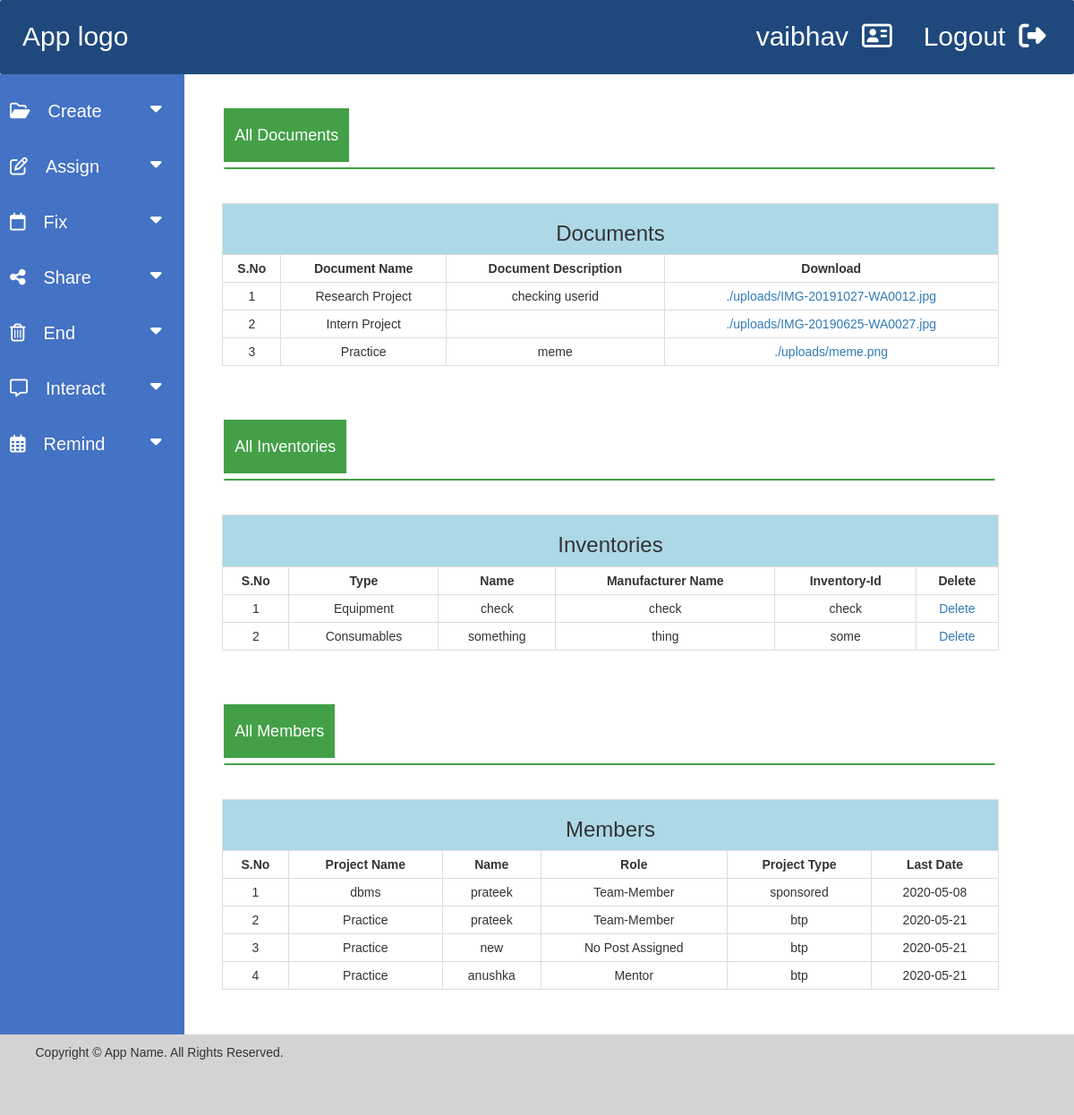
Page /allresources.php (signed in) on the committed database.
### tables this page shows
CREATE TABLE `resources` (
  `id` int NOT NULL,
  `projectname` varchar(255) NOT NULL,
  `resources` longblob NOT NULL,
  `resourcedesc` text,
  `path` varchar(500) NOT NULL,
  `projectid` int NOT NULL,
  `userid` int NOT NULL
);

CREATE TABLE `addinventory` (
  `id` int NOT NULL,
  `projectid` int DEFAULT NULL,
  `inventorytype` varchar(255) NOT NULL,
  `inventoryname` varchar(255) NOT NULL,
  `inventorydesc` text NOT NULL,
  `inventoryid` varchar(255) NOT NULL,
  `manufacturer` varchar(255) NOT NULL,
  `userid` int NOT NULL
);

CREATE TABLE `assign` (
  `id` int NOT NULL,
  `projectid` int NOT NULL,
  `post` varchar(255) NOT NULL,
  `username` varchar(255) NOT NULL,
  `userid` int NOT NULL
);

CREATE TABLE `projects` (
  `id` int NOT NULL,
  `projectname` varchar(255) DEFAULT NULL,
  `projecttype` varchar(255) DEFAULT NULL,
  `projectdesc` text,
  `projectdate` date DEFAULT NULL,
  `userid` int DEFAULT NULL
);

### allresources.php (the view, shortened to what this page needs)
<?php
include_once 'source/db_connect.php';
$userid = $_SESSION['id'];
$sno = 1;
$sno1 = 1;
$sno2 = 1;
$query = "select * from resources where userid = $userid";
$result_display_allresources =$conn->prepare($query);
$result_display_allresources->execute();
$query = "select * from addinventory where userid = $userid";
$result_display_allinventory =$conn->prepare($query);
$result_display_allinventory->execute();
$query = "select * from assign, projects  where assign.projectid = projects.id and assign.userid = $userid order by projectname";
$result_display_allmembers =$conn->prepare($query);
$result_display_allmembers->execute();
?>
<!DOCTYPE html>
<html lang="en">
<head>
  <link rel="stylesheet" href="https://maxcdn.bootstrapcdn.com/bootstrap/3.4.1/css/bootstrap.min.css">
<link rel="stylesheet" href="landingpage.css">
<link rel="stylesheet" href="https://cdnjs.cloudflare.com/ajax/libs/font-awesome/4.7.0/css/font-awesome.min.css">
<link rel="stylesheet" href="font-awesome.css">
</head>
<body>
<div class="header">
<a href="landingpage.php" style="margin-left: 5px;">App logo</a>
<div id="logout">Logout<a href="logout.php"><i class="fas fa-sign-out-alt" style="margin-left: 15px;"></i></a></div>
<div id="usertype"><?php echo $_SESSION['username'] ?><a href="#"><i class="far fa-address-card" style="margin-left: 15px;"></i></a></div>
</div>
<div class="row">
<div class="sidenav" id="sidenav">
  <button class="dropdown-btn"><i class='far fa-folder-open' style="margin-right: 20px;"></i>Create
    <i class="fa fa-caret-down"></i>
  </button>
  <button class="dropdown-btn"><i class='far fa-edit' style="margin-right: 20px;"></i>Assign
    <i class="fa fa-caret-down"></i>
  </button>
  <button class="dropdown-btn"><i class="far fa-calendar" style="margin-right: 20px;"></i>Fix
    <i class="fa fa-caret-down"></i>
  </button>
  <button class="dropdown-btn"><i class="fas fa-share-alt" style="margin-right: 20px;"></i>Share
    <i class="fa fa-caret-down"></i>
  </button>
  <button class="dropdown-btn"><i class="far fa-trash-alt" style="margin-right: 20px;"></i>End
    <i class="fa fa-caret-down"></i>
  </button>
  <button class="dropdown-btn"><i class='far fa-comment-alt' style="margin-right: 20px;"></i>Interact
    <i class="fa fa-caret-down"></i>
  </button>
  <button class="dropdown-btn"><i class='far fa-calendar-alt' style="margin-right: 20px;"></i>Remind
    <i class="fa fa-caret-down"></i>
  </button>
</div>
<div class="main" id="main">
  <div class="maincontent">
   <br>
    <button class="topbutton" style="margin-left:0px;">All Documents</button>
    <hr class="new1" style="width:111.5%;">
    </div><br>
    <div>
    <table style="width:90%; margin-left:3.3%; border: 1px solid #ddd;">
      <tr style="background-color:lightblue;">
        <th colspan="6" style="text-align:center;"><h3>Documents</h3></th>
      </tr>
      <tr>
        <th style="padding:5px; border: 1px solid #ddd; text-align:center;">S.No</th>
        <th style="padding:5px; border: 1px solid #ddd; text-align:center;">Document Name</th>
        <th style="padding:5px; border: 1px solid #ddd; text-align:center;">Document Description</th>
        <th style="padding:5px; border: 1px solid #ddd; text-align:center;">Download</th>
      </tr>
      <?php
        while($rows=$result_display_allresources->fetch(PDO::FETCH_ASSOC)){
            echo "
            <tr>
            <td style=\"padding:5px; text-align:center; border: 1px solid #ddd;\">".$sno."</td>
            <td style=\"padding:5px; text-align:center; border: 1px solid #ddd;\">".$rows['projectname']."</td>
            <td style=\"padding:5px; text-align:center; border: 1px solid #ddd;\">".$rows['resourcedesc']."</td>
            <td style=\"padding:5px; text-align:center; border: 1px solid #ddd;\"><a target ='_blank' href='view.php?id=".$rows['id']."'>".$rows['path']."</a></td>
            </tr>
            ";
            $sno++;
        }
        ?>
    </table>
    </div><br>
<br><br>
    <div class="maincontent">
    <button class="topbutton">All Inventories</button>
    <hr class="new1" style="width:111.5%;">
    </div><br>
    <div>
    <table style="width:90%; margin-left:3.3%; border: 1px solid #ddd;">
      <tr style="background-color:lightblue;">
        <th colspan="6" style="text-align:center;"><h3>Inventories</h3></th>
      </tr>
      <tr>
        <th style="padding:5px; border: 1px solid #ddd; text-align:center;">S.No</th>
        <th style="padding:5px; border: 1px solid #ddd; text-align:center;">Type</th>
        <th style="padding:5px; border: 1px solid #ddd; text-align:center;">Name</th>
        <th style="padding:5px; border: 1px solid #ddd; text-align:center;">Manufacturer Name</th>
        <th style="padding:5px; border: 1px solid #ddd; text-align:center;">Inventory-Id</th>
        <th style="padding:5px; border: 1px solid #ddd; text-align:center;">Delete</th>
      </tr>
      <?php
        while($rows=$result_display_allinventory->fetch(PDO::FETCH_ASSOC)){
            echo "
            <tr>
            <td style=\"padding:5px; text-align:center; border: 1px solid #ddd;\">".$sno1."</td>
            <td style=\"padding:5px; text-align:center; border: 1px solid #ddd;\">".$rows['inventorytype']."</td>
            <td style=\"padding:5px; text-align:center; border: 1px solid #ddd;\">".$rows['inventoryname']."</td>
            <td style=\"padding:5px; text-align:center; border: 1px solid #ddd;\">".$rows['manufacturer']."</td>
            <td style=\"padding:5px; text-align:center; border: 1px solid #ddd;\">".$rows['inventoryid']."</td>
            <td style=\"padding:5px; text-align:center; border: 1px solid #ddd;\"><a href = 'deleteinventory.php?rn=$rows[id]' onclick=\"return confirm('Are you sure?')\">Delete</a></td>
            </tr>
            ";
            $sno1++;
        }
        ?>
    </table>
    </div><br>
<br><br>
    <div class="maincontent">
    <button class="topbutton">All Members</button>
    <hr class="new1" style="width:111.5%;">
    </div><br>
    <div>
    <table style="width:90%; margin-left:3.3%; border: 1px solid #ddd;">
      <tr style="background-color:lightblue;">
        <th colspan="6" style="text-align:center;"><h3>Members</h3></th>
      </tr>
      <tr>
        <th style="padding:5px; border: 1px solid #ddd; text-align:center;">S.No</th>
        <th style="padding:5px; border: 1px solid #ddd; text-align:center;">Project Name</th>
        <th style="padding:5px; border: 1px solid #ddd; text-align:center;">Name</th>
        <th style="padding:5px; border: 1px solid #ddd; text-align:center;">Role</th>
        <th style="padding:5px; border: 1px solid #ddd; text-align:center;">Project Type</th>
        <th style="padding:5px; border: 1px solid #ddd; text-align:center;">Last Date</th>
      </tr>
      <?php
        while($rows=$result_display_allmembers->fetch(PDO::FETCH_ASSOC)){
            echo "
            <tr>
            <td style=\"padding:5px; text-align:center; border: 1px solid #ddd;\">".$sno2."</td>
            <td style=\"padding:5px; text-align:center; border: 1px solid #ddd;\">".$rows['projectname']."</td>
            <td style=\"padding:5px; text-align:center; border: 1px solid #ddd;\">".$rows['username']."</td>
            <td style=\"padding:5px; text-align:center; border: 1px solid #ddd;\">".$rows['post']."</td>
            <td style=\"padding:5px; text-align:center; border: 1px solid #ddd;\">".$rows['projecttype']."</td>
            <td style=\"padding:5px; text-align:center; border: 1px solid #ddd;\">".$rows['projectdate']."</td>
            </tr>
            ";
            $sno2++;
        }
        ?>
    </table>
    </div><br>
  <br>
</div>
</div>
<div class="footer">
    <p class="copyright">Copyright © App Name. All Rights Reserved.</p>
</div>
</body>
</html>

### landingpage.css (style rules this page uses)
* { box-sizing: border-box; }
body { font-family: Arial, Helvetica, sans-serif; }
.header { background-color: #1f497d; padding: 20px; color:white; font-size: 30px; position: -webkit-sticky; position: sticky; top:0; border-radius:2px ; z-index: 100; }
.header a { color:white; }
#usertype { float: right; color: white; margin-right: 3%; }
#logout { float: right; color: white; margin-right: 1%; }
.sidenav { float: left; width: 18%; padding: 10px; height: auto; background: #4472C4; }
.main { background-color: white; float: left; width: 80%; padding: 10px; height: auto; }
.maincontent { width: 80%; margin-left: 3.5%; line-height: 2; }
.dropdown-btn { padding: 6px 8px 6px 16px; text-decoration: none; font-size: 20px; color: white; display: block; border: none; line-height: 2.5; background: none; width: 100%; text-align: left; cursor: pointer; outline: none; }
.fa-caret-down { float: right; margin-top: 12.5px; padding-right: 8px; }
.row:after { content: ""; display: table; clear: both; }
.footer { background-color: lightgrey; padding: 10px; height: 90px; }
.copyright { margin-left:2.5%; }
hr.new1 { border: 1.5px solid #43A047; border-radius: 2px; margin-top: 0px; margin-bottom: 18px; }
.topbutton { background-color: #43A047; color: white; padding: 12px; font-size: 18px; border: none; cursor: pointer; width: auto; margin-bottom: 6px; }

### rows in the picture
resources: projectname "Research Project", resourcedesc "checking userid", path "./uploads/IMG-20191027-WA0012.jpg"
resources: projectname "Intern Project", path "./uploads/IMG-20190625-WA0027.jpg"
resources: projectname "Practice", resourcedesc "meme", path "./uploads/meme.png"
addinventory: inventorytype "Equipment", inventoryname "check", manufacturer "check", inventoryid "check"
addinventory: inventorytype "Consumables", inventoryname "something", manufacturer "thing", inventoryid "some"
assign: projectid.projectname "dbms", username "prateek", post "Team-Member", projectid.projecttype "sponsored", projectid.projectdate "2020-05-08"
assign: projectid.projectname "Practice", username "prateek", post "Team-Member", projectid.projecttype "btp", projectid.projectdate "2020-05-21"
assign: projectid.projectname "Practice", username "new", post "No Post Assigned", projectid.projecttype "btp", projectid.projectdate "2020-05-21"
assign: projectid.projectname "Practice", username "anushka", post "Mentor", projectid.projecttype "btp", projectid.projectdate "2020-05-21"

### other values in the picture
$_SESSION['username'] "vaibhav"
